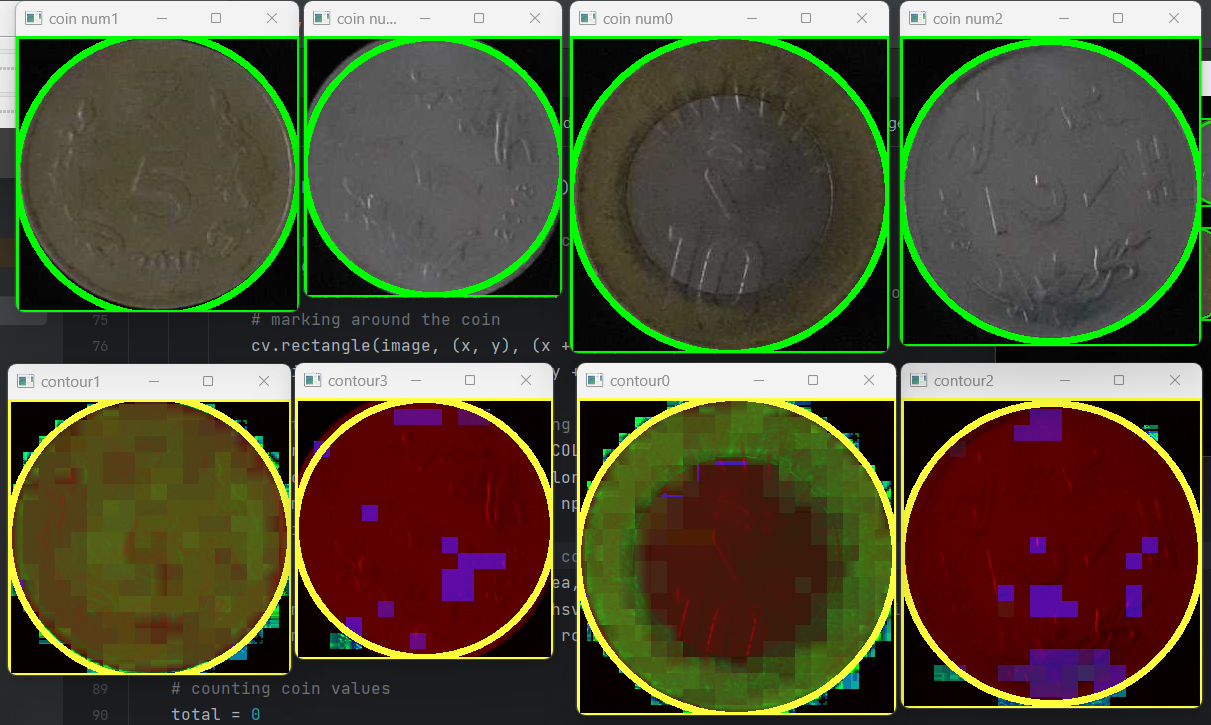
#> input picture images/all low light.png, 1211 x 725 px
$ python -i preprocessing.py   (imports and definitions only)
#> lines starting #> are read from the running program, lines starting #| are printed output that depends on the picture; after the words box and inside, x2 and y2 are one past the last pixel; in counts of white or black regions, pixels touching at a corner belong together
#> further down, picture is the input picture: shape (725, 1211, 3); mean B, G, R 55.3, 79.6, 83
import cv2
import cv2 as cv
import numpy as np

def empty(a):
    pass


def preProcessing(img, trackbar=False):
    """
    pre-process the image which includes;
    GaussianBlur: blur the image so that we won't mess up with the sharp edges
    canny: detect the edges of the objects
    dilation : thickens the edges
    morphologyEx : close the small areas (if nay)

    :param img: image to be processed
    :param trackbar: trackbar position to set canny edge detection thresholds
    :return: pre-processed image
    """
#> called with trackbar = False

    img = cv.cvtColor(img,cv.COLOR_BGR2GRAY)
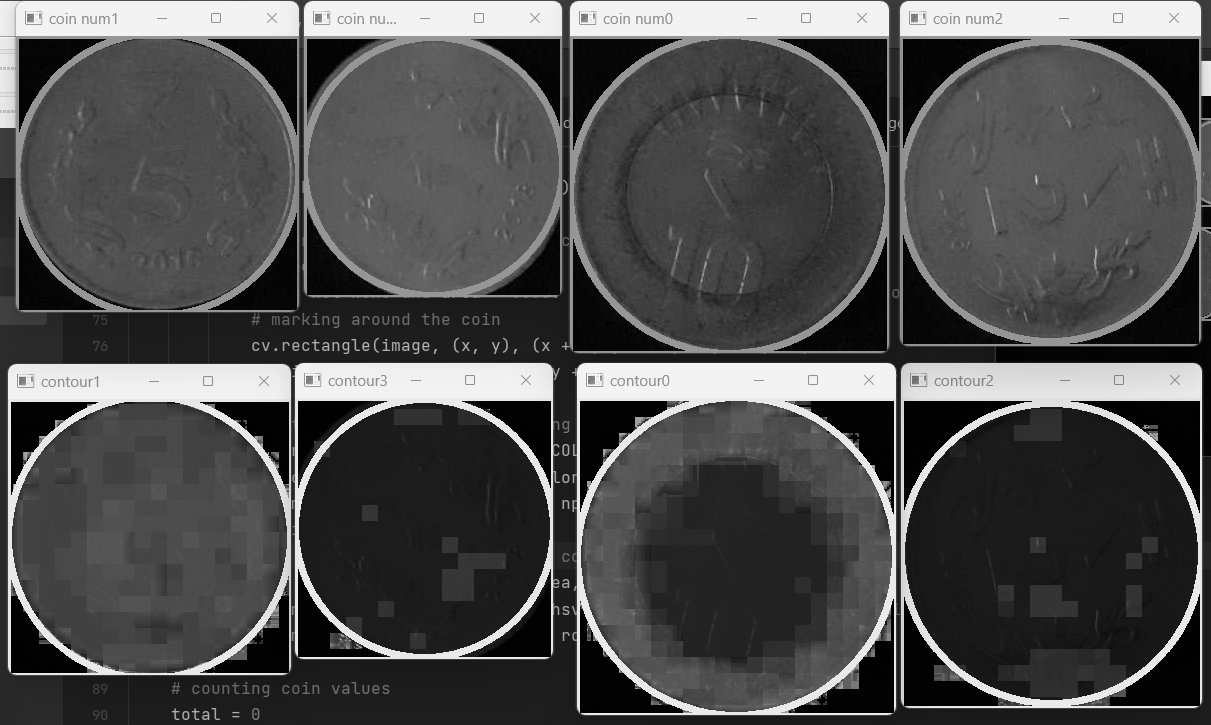
#> img: shape (725, 1211); min 0, max 253, mean 77.9
    img = cv.GaussianBlur(img, (5, 5), 5)
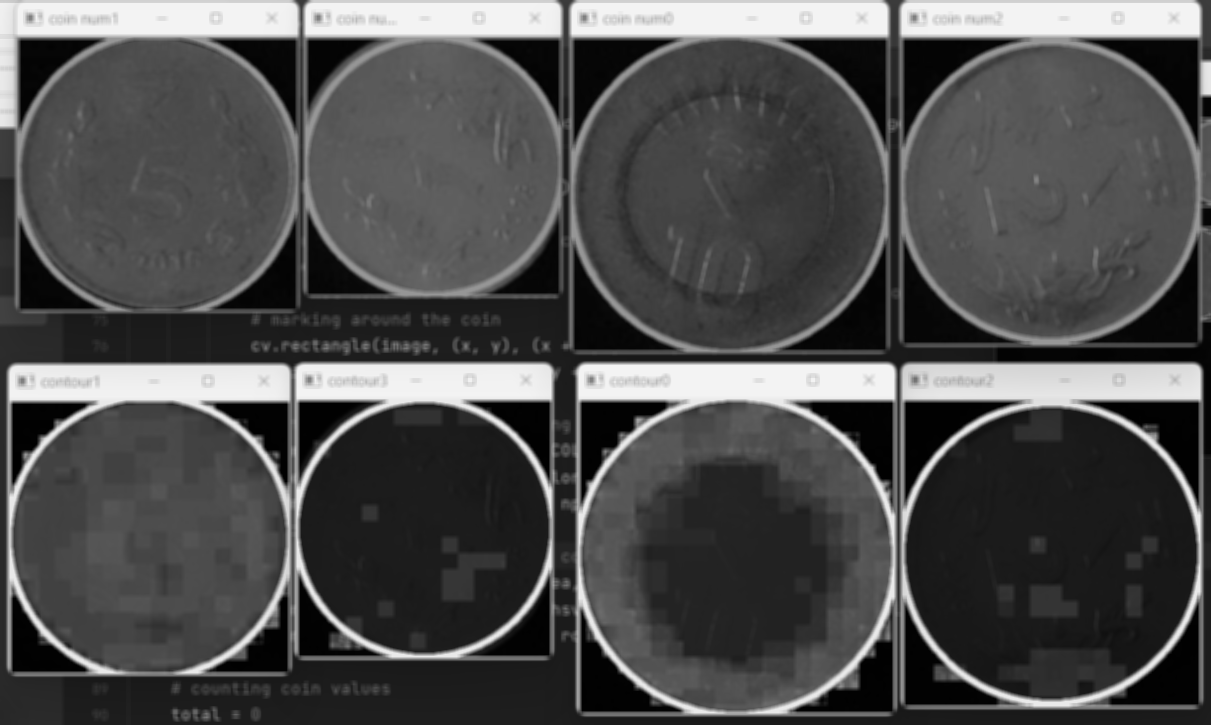
#> img: shape (725, 1211); min 1, max 244, mean 78
    if trackbar:
        start = cv.getTrackbarPos('start', 'edge')
        end = cv.getTrackbarPos('end', 'edge')
        img = cv.Canny(img, start, end)
    else:
        img = cv.Canny(img, 50, 70)
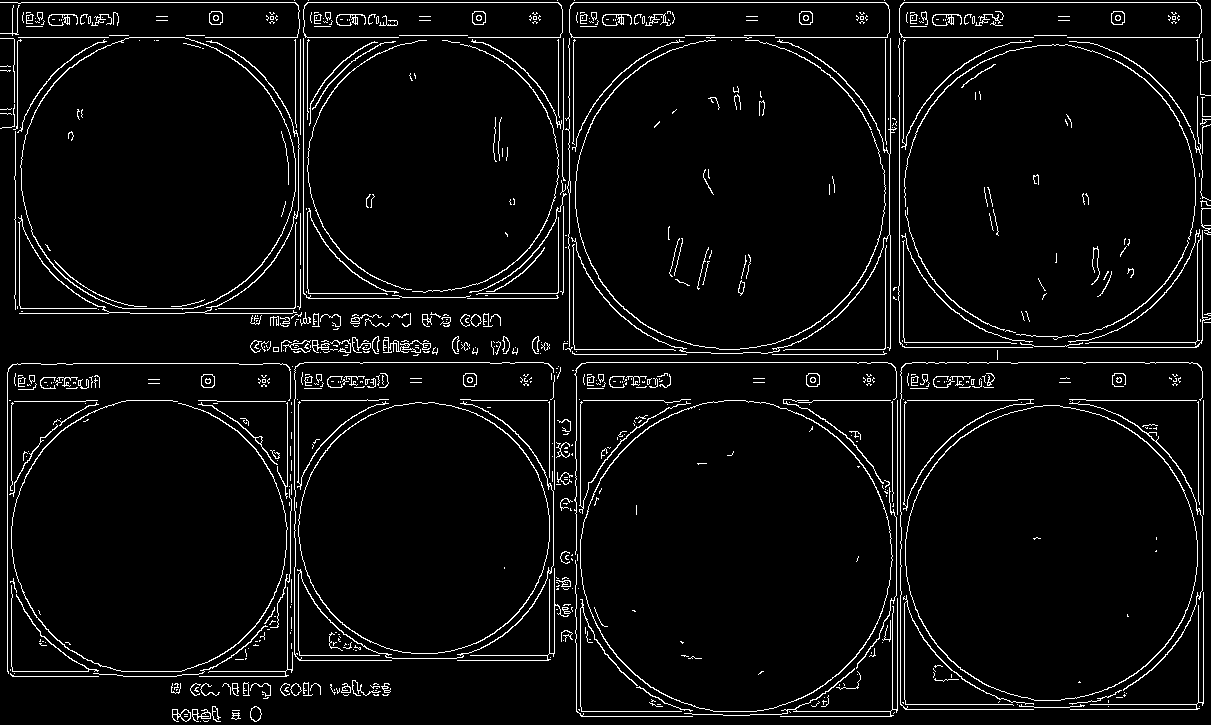
#> img: shape (725, 1211); 4.7% white in thin lines or dots
    kernel = np.ones((3, 3), np.uint8)  # kernel for dilation
    img = cv.dilate(img, kernel, iterations=2)
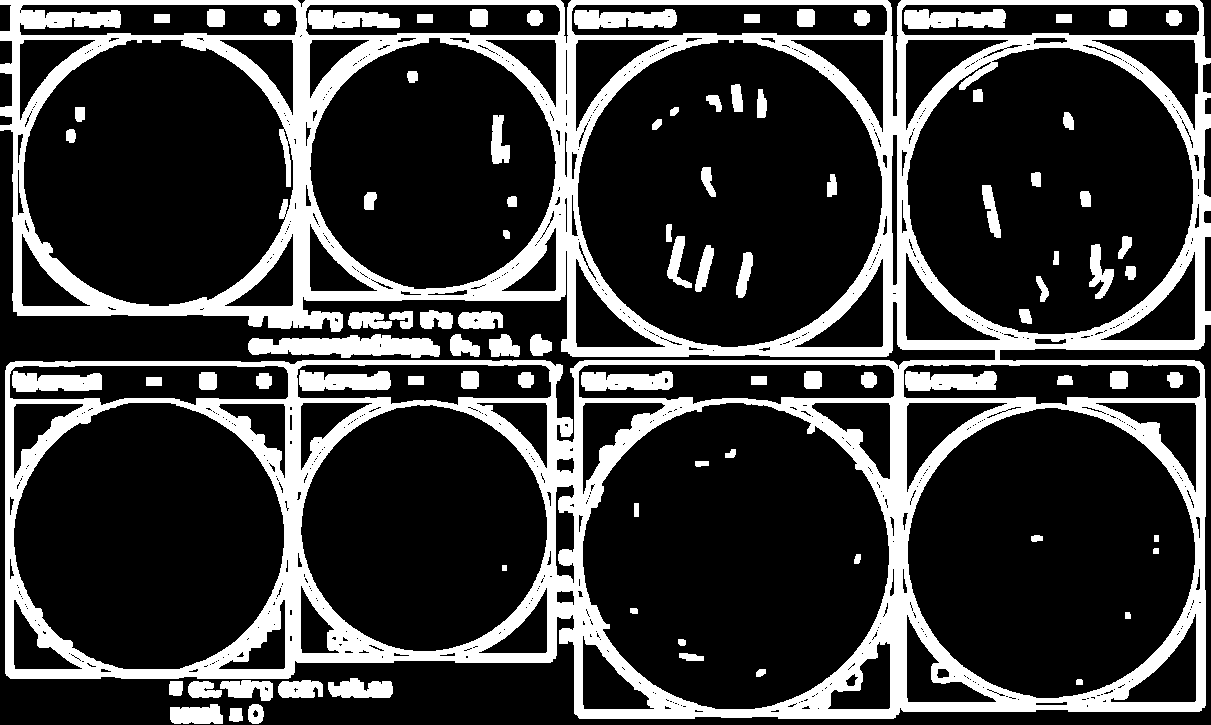
#> img: shape (725, 1211); 22.9% white; 91 white regions, largest, box (x1, y1, x2, y2) and area: (0, 0, 1211, 719) 167070, (248, 334, 440, 358) 3184, (904, 9, 1006, 29) 1608
    img = cv.morphologyEx(img, cv2.MORPH_OPEN, kernel)
    img = cv.morphologyEx(img, cv2.MORPH_CLOSE, kernel)
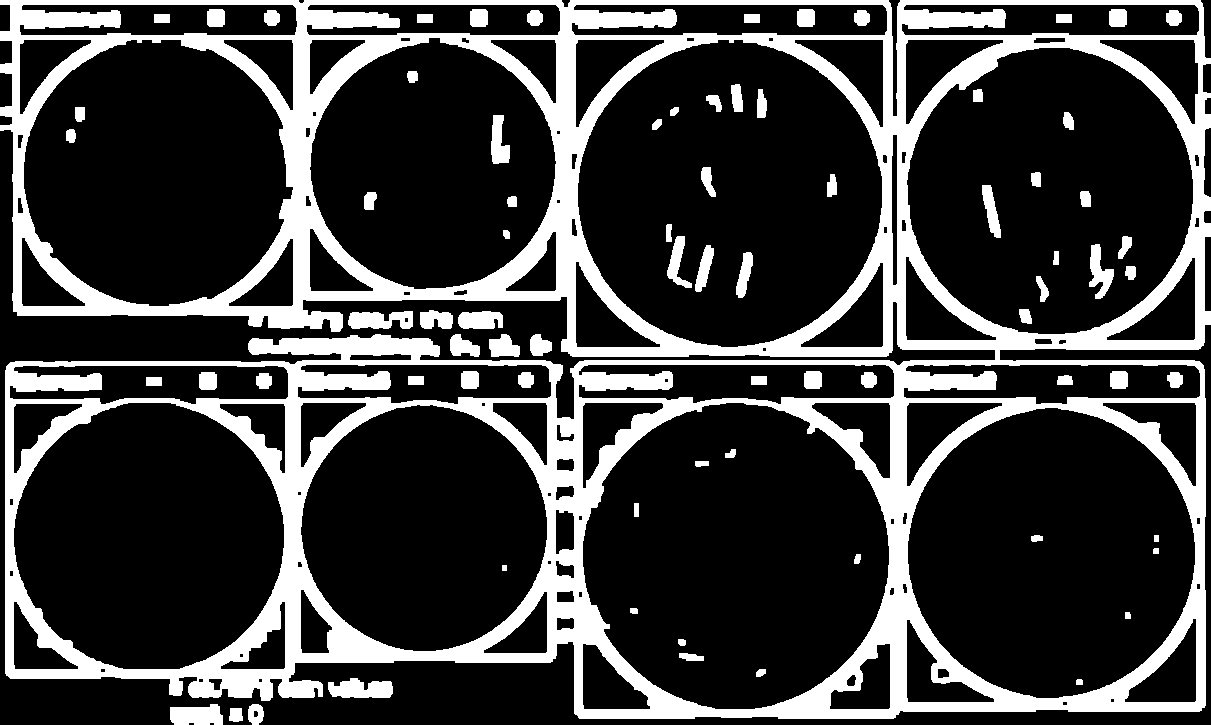
#> img: shape (725, 1211); 23.5% white; 78 white regions, largest, box (x1, y1, x2, y2) and area: (0, 0, 1211, 719) 187756, (328, 678, 393, 698) 988, (170, 704, 223, 725) 927
    return img

>>> import cv2
>>> picture = cv2.imread('../images/all low light.png')
>>> result = preProcessing(picture)
